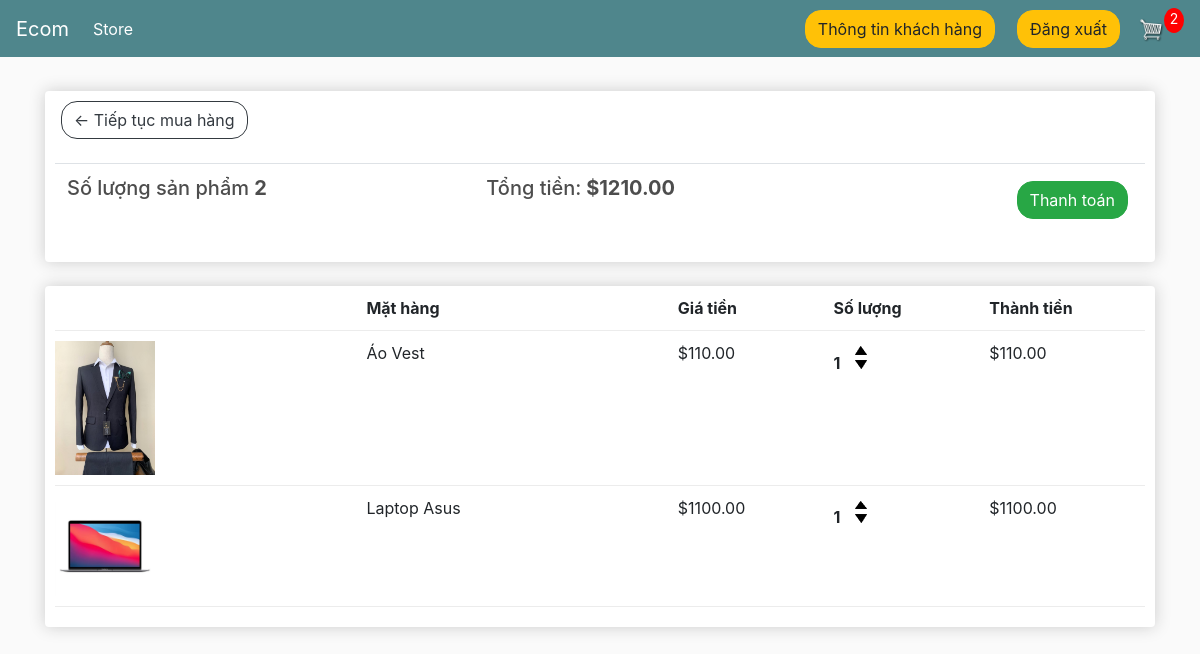
/cart/ (signed in), run on an earlier commit of the app's database.
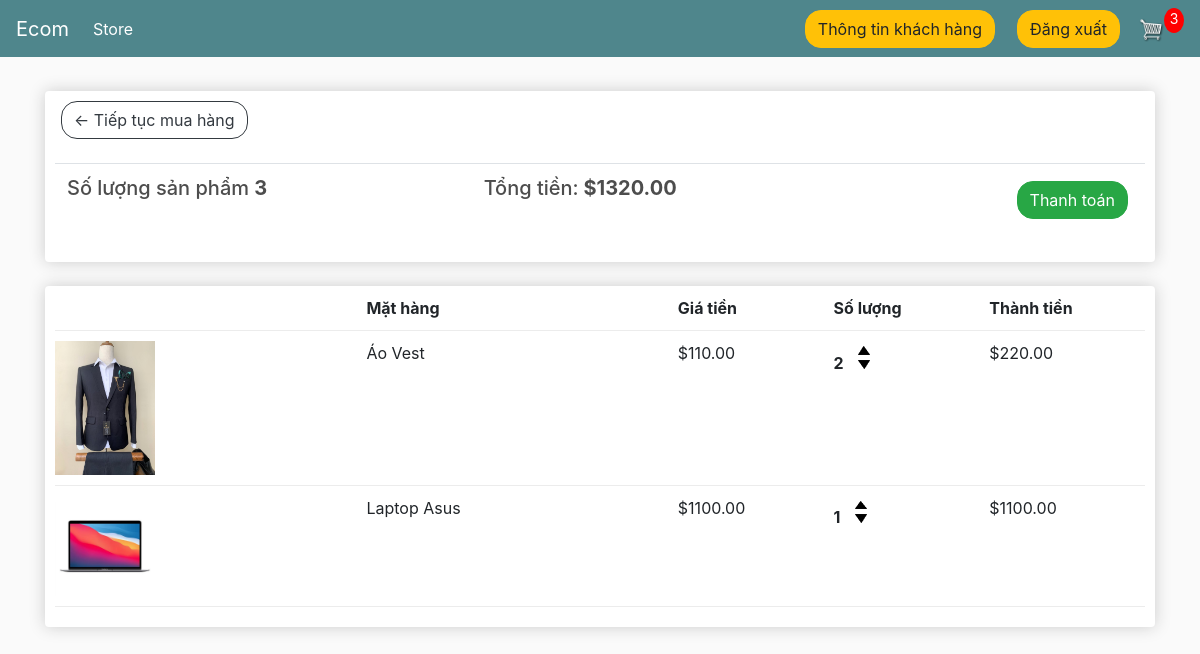
And on a later commit of the database.
### store/models.py (models this page shows, shortened)
class Order(models.Model):
    customer = models.ForeignKey(
        Customer, on_delete=models.SET_NULL, null=True, blank=True)
    date_ordered = models.DateTimeField(auto_now_add=True)
    complete = models.BooleanField(default=False, null=True, blank=False)
    transaction_id = models.CharField(max_length=100, null=True)
    @property
    def get_cart_total(self):
        orderitems = self.orderitem_set.all()
        total = sum([item.get_total for item in orderitems])
        return total
    @property
    def get_cart_items(self):
        orderitems = self.orderitem_set.all()
        total = sum([item.quantity for item in orderitems])
        return total

class OrderItem(models.Model):
    product = models.ForeignKey(
        Product, on_delete=models.SET_NULL, blank=True, null=True)
    order = models.ForeignKey(
        Order, on_delete=models.SET_NULL, null=True, blank=True)
    quantity = models.IntegerField(default=0, null=True, blank=True)
    date_added = models.DateTimeField(auto_now_add=True)
    @property
    def get_total(self):
        total = self.product.price * self.quantity
        return total

class Product(models.Model):
    name = models.CharField(max_length=200)
    price = models.DecimalField(max_digits=7, decimal_places=2)
    digital = models.BooleanField(default=False, null=True, blank=True)
    image = models.ImageField(null=True, blank=True)
    @property
    def imageURL(self):
        try:
            url = self.image.url
        except:
            url = ''
        return url

### store/views.py (the view)
# urls.py: path('cart/', views.cart, name="cart"),
def cart(request):
    if request.user.is_authenticated:
        customer = request.user.customer
        order, created = Order.objects.get_or_create(
            customer=customer, complete=False)
        items = order.orderitem_set.all()
        cartItems = order.get_cart_items
    context = {'items': items, 'order': order, 'cartItems': cartItems}
    return render(request, 'store/cart.html', context)

### store/templates/store/cart.html
{% extends 'store/main.html' %}
{% load static %}
{% block content %}
	<div class="row">
		<div class="col-lg-12">
			<div class="box-element">
				<a  class="btn btn-outline-dark" href="{% url 'store' %}">&#x2190; Tiếp tục mua hàng</a>
				<br>
				<br>
				<table class="table">
					<tr>
						<th><h5>Số lượng sản phẩm <strong>{{order.get_cart_items}}</strong></h5></th>
						<th><h5>Tổng tiền:<strong> ${{order.get_cart_total}}</strong></h5></th>
						<th>
							<a  style="float:right; margin:5px;" class="btn btn-success" href="{% url 'checkout' %}">Thanh toán</a>
						</th>
					</tr>
				</table>
			</div>
			<br>
			<div class="box-element">
				<div class="cart-row">
					<div style="flex:2"></div>
					<div style="flex:2"><strong>Mặt hàng</strong></div>
					<div style="flex:1"><strong>Giá tiền</strong></div>
					<div style="flex:1"><strong>Số lượng</strong></div>
					<div style="flex:1"><strong>Thành tiền</strong></div>
				</div>
				{% for item in items %}
				<div class="cart-row">
					<div style="flex:2"><img class="row-image" src="{{item.product.imageURL}}"></div>
					<div style="flex:2">{{item.product.name}}</div>
					<div style="flex:1">${{item.product.price|floatformat:2}}</div>
					<div style="flex:1">
						<p class="quantity">{{item.quantity}}</p>
						<div class="quantity">
							<img data-product={{item.product.id}} data-action="add" class="chg-quantity update-cart" src="{% static  'images/arrow-up.png' %}">
							<img data-product={{item.product.id}} data-action="remove" class="chg-quantity update-cart" src="{% static  'images/arrow-down.png' %}">
						</div>
					</div>
					<div style="flex:1"><p>${{item.get_total}}</p></div>
				</div>
				{% endfor %}
			</div>
		</div>
	</div>
{% endblock content %}

What changed in the data, as far as the page shows it:
changed through a linked row, Order: get_cart_items "2" → "3"; get_cart_total "1210.00" → "1320.00"
changed OrderItem "Áo Vest": quantity "1" → "2"; get_total "110.00" → "220.00"
Also different on the page:
{{ cartItems }}: "2" → "3"
